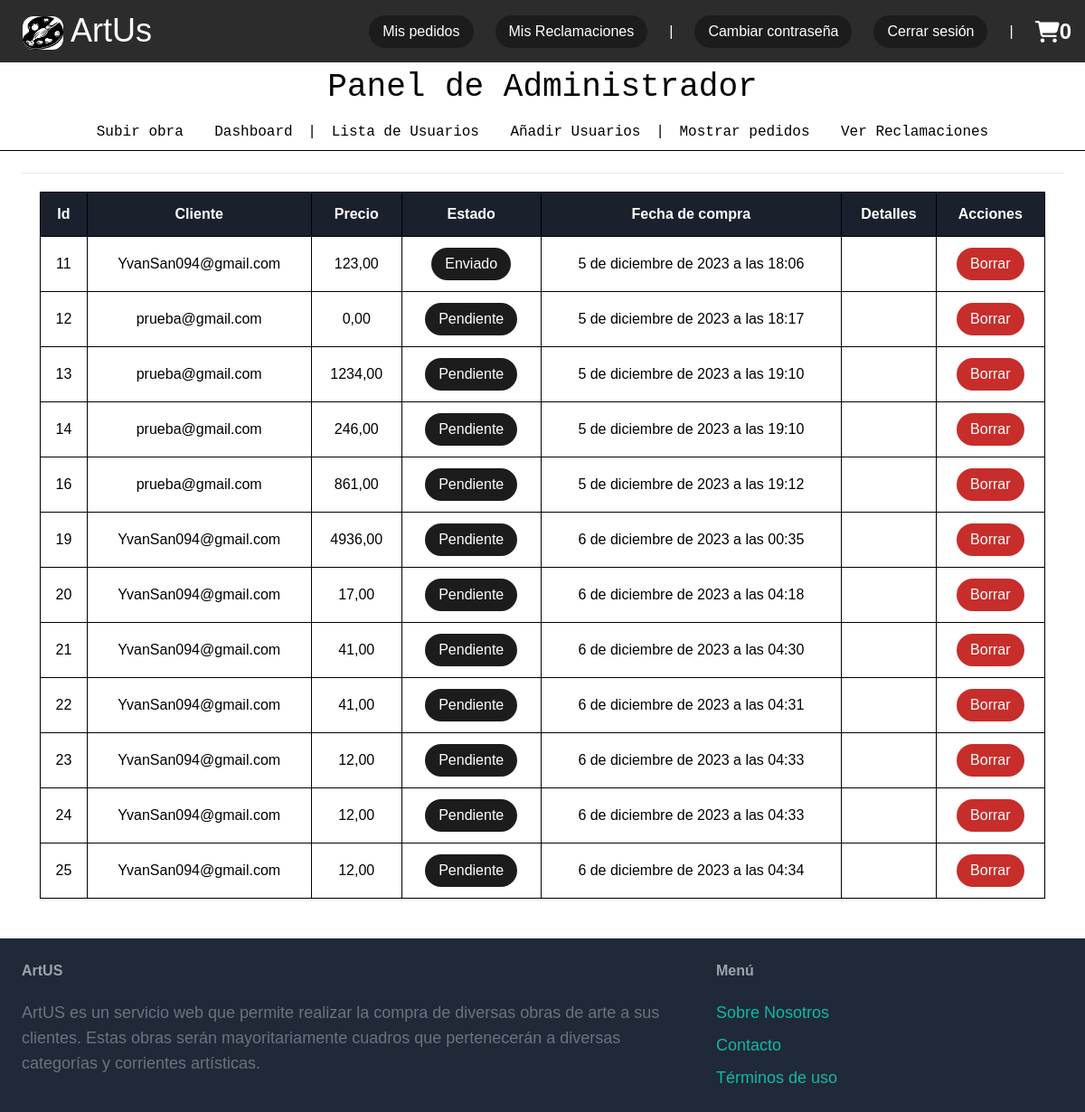
/all-orders/ (signed in), run on an earlier commit of the app's database.
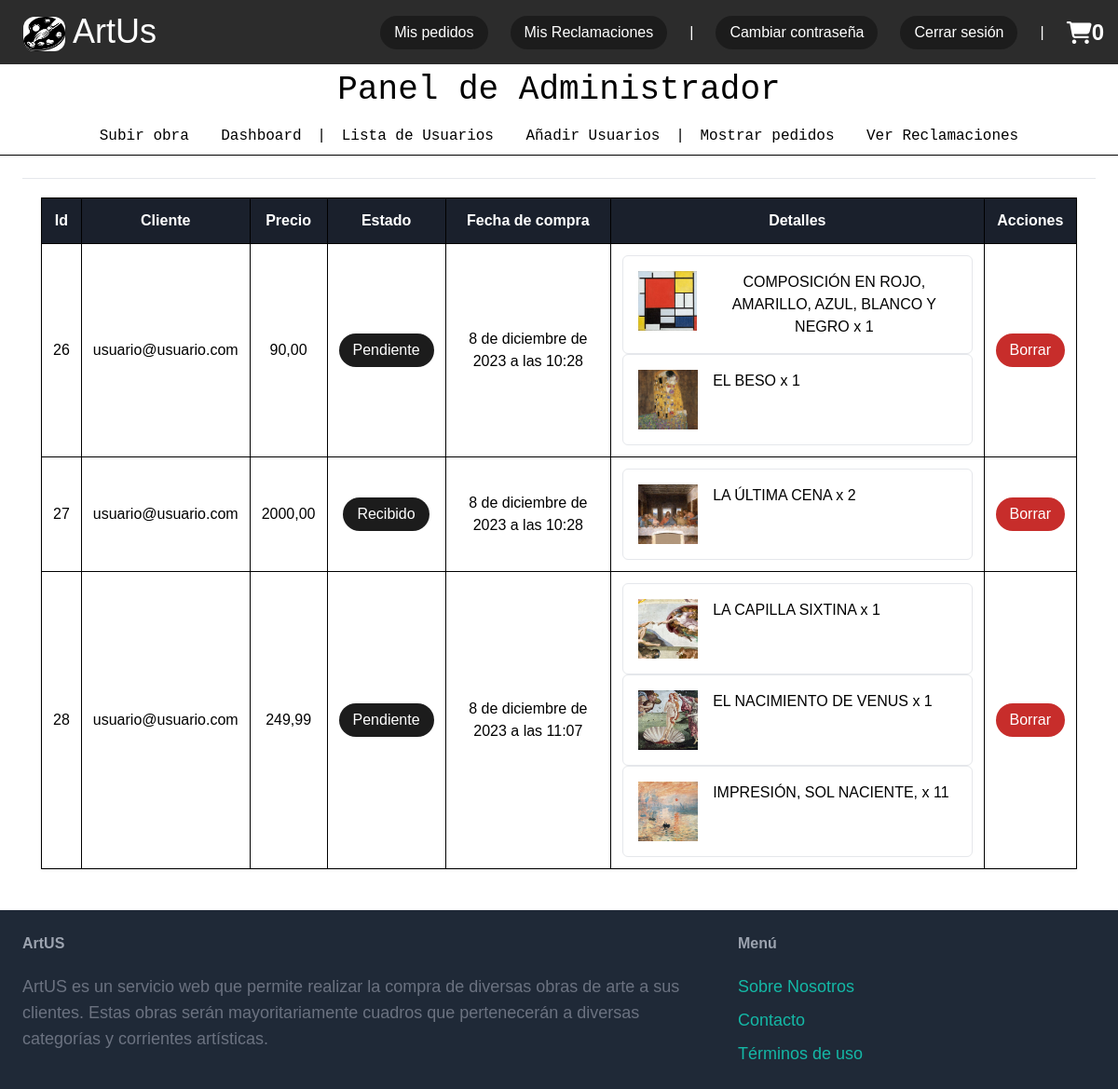
And on a later commit of the database.
### proyect/models.py (models this page shows, shortened)
class Order(models.Model):
    ordernum = models.CharField(max_length=9, null=True, blank=True)
    customer = models.CharField(max_length=200, null=True, blank=True)
    created = models.DateTimeField(auto_now_add=True)
    status = models.IntegerField(choices=orderStatus, default=1)
    total_price = models.DecimalField(max_digits=10, decimal_places=2, default=0.0, blank=True)
    address = models.CharField(max_length=100, blank=True)
    country = models.CharField(max_length=50, blank=True)
    city = models.CharField(max_length=100, blank=True)
    zip_code = models.CharField(max_length=5, blank=True)
    telephone = models.CharField(max_length=20, blank=True)

class Order_Detail(models.Model):
    product = models.ForeignKey(Artwork, on_delete= models.CASCADE)
    cant = models.IntegerField()
    order = models.ForeignKey(Order, on_delete= models.CASCADE)

class Artwork(models.Model):
    name = models.CharField(max_length=100)
    description = models.TextField()
    author = models.CharField(max_length=100)
    category = models.CharField(max_length=100, choices=Category.choices, default=Category.PORTRAIT)
    price = models.DecimalField(max_digits=10, decimal_places=2)
    quantity = models.IntegerField()
    manufacturer = models.CharField(max_length=100)
    opinions = models.JSONField(null=True, blank=True)
    image = models.ImageField(upload_to='artus\proyect\product_images', null=True, blank=True)

### proyect/views.py (the view)
# urls.py: path('all-orders/', views.adminOrders, name="all-orders"),
def adminOrders(request):
    if not request.user.is_staff:
        return redirect('core:index')
    orders = Order.objects.all()
    orderdetails = Order_Detail.objects.all()
    return render(request, "order/adminOrders.html", locals())

### proyect/context_processors.py (called while the page is built)
def total_bill(request):
    total = 0
    if request.user.is_authenticated:
        if "shopping_cart" in request.session.keys():
            for key, value in request.session["shopping_cart"].items():
                total += int(value["accum_value"])
    return {"total_bill": total}

def cart_count(request):
    count = 0
    if "shopping_cart" in request.session.keys():
        for key, value in request.session["shopping_cart"].items():
            count += int(value['quantity'])
    return {"cart_count": count}

### proyect/templates/order/adminOrders.html (shortened to what this page needs)
{% extends 'core/base.html' %}
{% block content %}
<!DOCTYPE html>
{% load static %}
    <html lang="es">
    <head>
        <link rel="stylesheet" href="https://cdnjs.cloudflare.com/ajax/libs/font-awesome/6.2.1/css/all.min.css" />
    </head>
    <body>
    <hr class="mt-0">
    <div class="card shadow m-5" id="myorder">
        <div class="card-body">
            <div class="container-fluid">
                <table class="table table-bordered" style="width:100%">
                    <thead>
                    <tr>
                        <th>Id</th>
                        <th>Cliente</th>
                        <th>Precio</th>
                        <th>Estado</th>
                        <th>Fecha de compra</th>
                        <th>Detalles</th>
                        <th>Acciones</th>
                    </tr>
                    </thead>
                    <tbody>
                    {% for i in orders %}
                    <tr style="border-bottom: 1px solid #000;">
                        <td style="text-align: center">{{i.id}}</td>
                        <td style="text-align: center">{{i.customer}}</td>
                        <td style="text-align: center">{{i.total_price}}</td>
                        <td style="text-align: center"><a  class='btn-estado'href="/user-order-track/{{i.id}}/" class="btn-edit" title="Ver estado del pedido">{{i.get_status_display}}</a></td>
                        <td style="text-align: center">{{i.created}}</td>
                        <td>
                            {% for detail in orderdetails %}
                                {% if detail.order.id == i.id %}
                                    <li class="border p-4 rounded-md flex items-start">
                                        <img src="{{ detail.product.image.url }}" alt="{{ detail.product.name }}" class="w-16 h-16 object-cover mr-4">
                                        <p class="text-grey-darker">{{detail.product.name}} x {{detail.cant}}</p>
                                        <br>
                                    </li>
                                {% endif %}
                            {% endfor %}
                        </td>
                        <td style="text-align: center">
                            <a href="/delete-order/{{i.id}}/" class="btn-delete">Borrar</a>
                        </td>
                    </tr>
                    {% endfor %}
                    </tbody>
                </table>
            </div>
        </div>
    </div>
    </body>
    </html>
{% endblock %}

### proyect/templates/core/base.html (shortened to what this page needs)
<!DOCTYPE html>
{% load static %}
<html>
    <head>
        <script src="https://cdn.tailwindcss.com"></script>
    </head>
    <body class="flex flex-col min-h-screen">
        <div class='cabezera flex items-center'>
            <a href="/" class="text-4xl">
            <div class='text-white py-2 flex items-center space-x-6'>
                <img src="{% static '\artus_logo.png' %}" alt="Logo" class="logo rounded-xl" width="45" height="45">
            ArtUs</a>
            </div>
            <div class='ml-auto flex items-center space-x-6'>
                {% if request.user.is_authenticated %}
                    <a href="{% url 'proyect:my-order' %}" class="boton-cabezera">Mis pedidos</a>
                    <a href="{% url 'proyect:my-feedbacks' %}" class="boton-cabezera">Mis Reclamaciones</a>
                    <a class='text-white'> | </a>
                    <a href="{% url 'proyect:edit_profile' %}" class="boton-cabezera">Cambiar contraseña</a>
                    <a href="{% url 'proyect:logout' %}" class="boton-cabezera">Cerrar sesión</a>
                {% else %}
                    <a href="{% url 'proyect:select-order' %}" class="boton-cabezera">Seguimiento de pedido</a>
                    <a class='text-white'> | </a>
                    <a href="{% url 'proyect:signup' %}" class="boton-cabezera">Registrarse</a>
                    <a href="{% url 'proyect:login' %}" class="boton-cabezera">Iniciar sesión</a>
                {% endif %}
                <a class='text-white'> | </a>
                <a href="{% url 'proyect:carrito_detail' %}" class="text-gray-600 font-semibold hover:text-gray-900 text-2xl flex items-center">
                    <i class="fas fa-shopping-cart" style="color: #FFFFFF;"></i>
                    <span class="text-white">{{ cart_count }}</span>
                </a>
            </div>
        {% if request.user.is_staff %}
            <div style = "font-family:courier New;", class='text-center py-2'>
                <p class = "text-4xl">Panel de Administrador</p>
            </div>
            <nav class="py-2 px-6 flex justify-center border-b border-black ">
                <div>
                        <a href="{%  url 'proyect:new' %}" style = 'font-family:courier New'; class="boton-head">Subir obra</a>
                        <a href="{%  url 'proyect:dashboard' %}" style = 'font-family:courier New'; class='boton-head'>Dashboard</a>
                        <a> | </a>
                        <a href="{% url 'proyect:show' %}" style = 'font-family:courier New'; class="boton-head">Lista de Usuarios</a>
                        <a href="{% url 'proyect:create' %}" style = "font-family:courier New"; class="boton-head">Añadir Usuarios</a>
                        <a> | </a>
                        <a href="{% url 'proyect:all-orders' %}" style = "font-family:courier New"; class="boton-head">Mostrar pedidos</a>
                        <a href="/manage-feedback/?action=1" style = "font-family:courier New"; class="boton-head">Ver Reclamaciones</a>
                </div>
            </nav>
        {% endif %}
        <div class="px-6 py-6 flex-grow">
            {% block content %}
            {% endblock %}
        </div>
        <footer class="py-6 px-6 flex justify-between bg-gray-800 mt-auto ">
            <div class="w-2/3 pr-10">
                <h3 class="mb-5 font-semibold text-gray-400">ArtUS</h3>
                <p class="text-lg text-gray-500">
                    ArtUS es un servicio web que permite
                    realizar la compra de diversas obras de arte a sus clientes.
                    Estas obras serán mayoritariamente cuadros que pertenecerán
                    a diversas categorías y corrientes artísticas.
                </p>
            </div>
            <div class="w-1/3">
                <h3 class="mb-5 font-semibold text-gray-400">Menú</h3>
                <ul class="space-y-2">
                   <li><a href="{% url 'proyect:about' %}" class="text-lg text-teal-500 hover:text-teal-700">Sobre Nosotros</a></li>
                    <li><a href="{% url 'proyect:contact' %}" class="text-lg text-teal-500 hover:text-teal-700">Contacto</a></li>
                    <li><a href="{% url 'proyect:termsofuse' %}" class="text-lg text-teal-500 hover:text-teal-700">Términos de uso</a></li>
                </ul>
            </div>
        </footer>
    </body>
</html>

### proyect/templates/order/adminOrders.html (style rules this page uses)
body { font-family: 'Arial', sans-serif; }
table { width: 100%; border-collapse: collapse; margin-top: 20px; margin-bottom: 20px; }
th, td { border: 1px solid #000; padding: 12px; text-align: center; }
th { background-color: #1a202c; color: white; }
.btn-delete { border-radius: 20px; padding: 6px 15px; background-color: #c72d2b; color: #FFFFFF; text-decoration: none; display: inline-block; }
.btn-estado { justify: center; border-radius: 20px; padding: 6px 15px; background-color:#1c1c1c; color: #FFFFFF; text-decoration: none; display: inline-block; }

### proyect/templates/core/base.html (style rules this page uses)
.logo { display: inline-block; vertical-align: middle; margin-left: 10px; }
.boton-head { border-radius: 4px; padding: 6px 15px; background-color:; border: none; cursor: pointer; text-color: #0000; text-2xl; }
.cabezera { text-align: right; padding: 6px 15px; background-color:#2c2c2c; text-2xl; justify-content: flex-end; }
.boton-cabezera { border-radius: 20px; padding: 6px 15px; background-color:#1c1c1c; color: #FFFFFF; text-color: #FFFFFF; text-2xl; }

What changed in the data, as far as the page shows it:
removed Order: id "11", customer "YvanSan094@gmail.com", total_price "123,00", status "Enviado", created "5 de diciembre de 2023 a las 18:06"
removed Order: id "12", customer "prueba@gmail.com", total_price "0,00", status "Pendiente", created "5 de diciembre de 2023 a las 18:17"
removed Order: id "13", customer "prueba@gmail.com", total_price "1234,00", status "Pendiente", created "5 de diciembre de 2023 a las 19:10"
removed Order: id "14", customer "prueba@gmail.com", total_price "246,00", status "Pendiente", created "5 de diciembre de 2023 a las 19:10"
removed Order: id "16", customer "prueba@gmail.com", total_price "861,00", status "Pendiente", created "5 de diciembre de 2023 a las 19:12"
removed Order: id "19", customer "YvanSan094@gmail.com", total_price "4936,00", status "Pendiente", created "6 de diciembre de 2023 a las 00:35"
removed Order: id "20", customer "YvanSan094@gmail.com", total_price "17,00", status "Pendiente", created "6 de diciembre de 2023 a las 04:18"
removed Order: id "21", customer "YvanSan094@gmail.com", total_price "41,00", status "Pendiente", created "6 de diciembre de 2023 a las 04:30"
removed Order: id "22", customer "YvanSan094@gmail.com", total_price "41,00", status "Pendiente", created "6 de diciembre de 2023 a las 04:31"
removed Order: id "23", customer "YvanSan094@gmail.com", total_price "12,00", status "Pendiente", created "6 de diciembre de 2023 a las 04:33"
removed Order: id "24", customer "YvanSan094@gmail.com", total_price "12,00", status "Pendiente", created "6 de diciembre de 2023 a las 04:33"
removed Order: id "25", customer "YvanSan094@gmail.com", total_price "12,00", status "Pendiente", created "6 de diciembre de 2023 a las 04:34"
added Order: id "26", customer "usuario@usuario.com", total_price "90,00", status "Pendiente", created "8 de diciembre de 2023 a las 10:28"
added Order_Detail: product.image (picture), product.name "COMPOSICIÓN EN ROJO, AMARILLO, AZUL, BLANCO Y NEGRO", cant "1", shown under "26"
added Order_Detail: product.image (picture), product.name "EL BESO", cant "1", shown under "26"
added Order: id "27", customer "usuario@usuario.com", total_price "2000,00", status "Recibido", created "8 de diciembre de 2023 a las 10:28"
added Order_Detail: product.image (picture), product.name "LA ÚLTIMA CENA", cant "2", shown under "27"
added Order: id "28", customer "usuario@usuario.com", total_price "249,99", status "Pendiente", created "8 de diciembre de 2023 a las 11:07"
added Order_Detail: product.image (picture), product.name "LA CAPILLA SIXTINA", cant "1", shown under "28"
added Order_Detail: product.image (picture), product.name "EL NACIMIENTO DE VENUS", cant "1", shown under "28"
added Order_Detail: product.image (picture), product.name "IMPRESIÓN, SOL NACIENTE,", cant "11", shown under "28"
